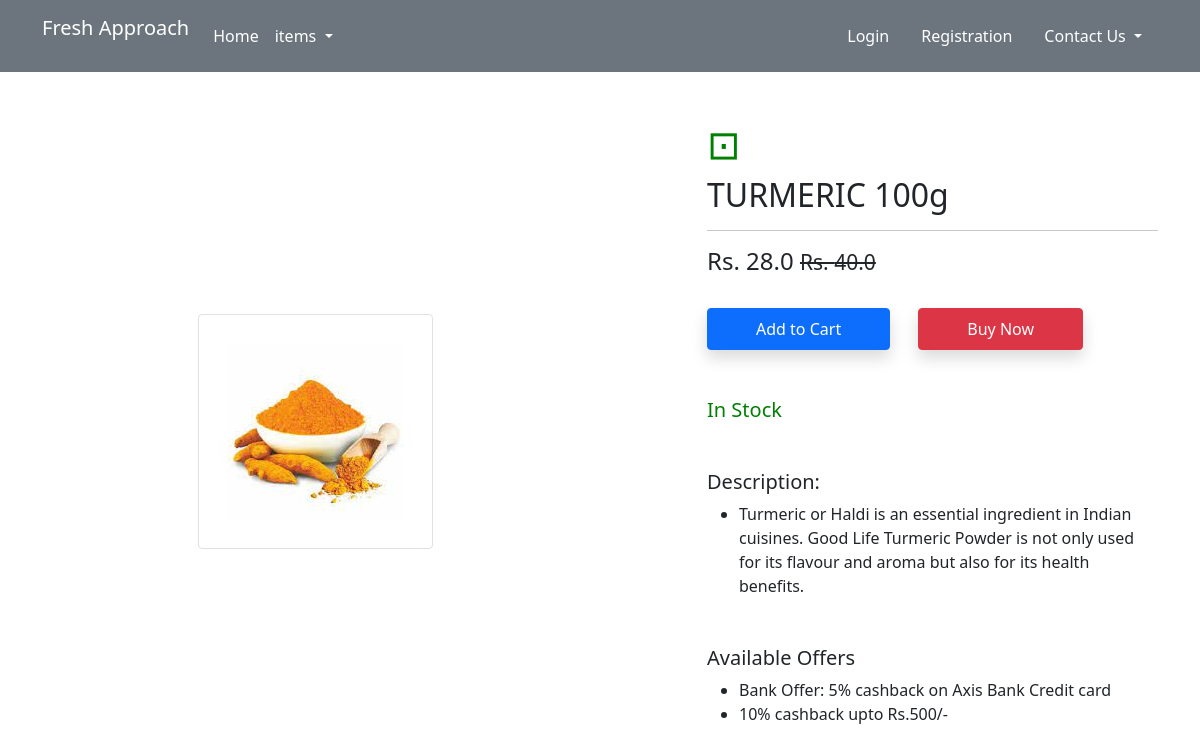
The app's page /product-detail/6, older data.
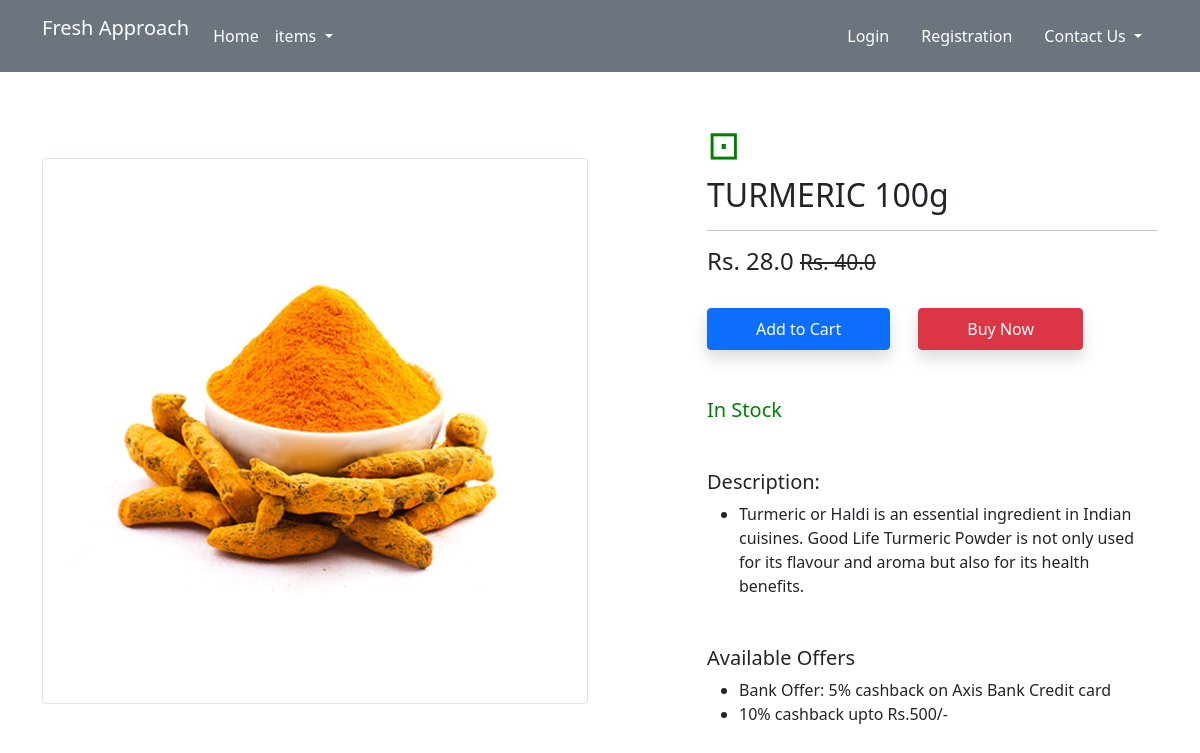
The same page, newer data.
### app/models.py (models this page shows, shortened)
class Product(models.Model):
    title = models.CharField(max_length=100)
    selling_price = models.FloatField()
    discounted_price = models.FloatField()
    description = models.TextField()
    brand = models.CharField(max_length=100)
    category = models.CharField(choices=CATEGORY_CHOICES, max_length=2)
    product_image = models.ImageField(upload_to='productimg')

### app/views.py (the view)
# urls.py: path('product-detail/<int:pk>', views.ProductDetailView.as_view(), name='product-detail'),
class ProductDetailView(View):
    def get(self, request, pk):
        totalitem = 0
        product = Product.objects.get(pk=pk)
        item_already_in_cart = False
        if request.user.is_authenticated:
            totalitem = len(Cart.objects.filter(user=request.user))
            item_already_in_cart = Cart.objects.filter(Q(product=product.id) & Q(user=request.user)).exists()
        return render(request, "app/productdetail.html",
                      {'product': product, 'item_already_in_cart': item_already_in_cart, 'totalitem': totalitem})

### app/templates/app/productdetail.html (shortened to what this page needs)
{% extends 'app/base.html' %}
{% load static %}
{% block main-content %}
<div class="container my-5">
 <div class="row">
  <div class="col-sm-6 text-center align-self-center">
   <img src="{{product.product_image.url}}" alt="" class="img-fluid img-thumbnail">
  </div>
  <div class="col-sm-5 offset-sm-1">
   <h1><span class="widertext" style="color:green">&#8865;</span></h1>
   <h2>{{product.title}}</h2>
   <hr>
   <h4>Rs. {{product.discounted_price}} <small class="fw-light text-decoration-line-through">Rs. {{product.selling_price}}</small></h4> <br>
   {% if not request.user.is_authenticated%}
   <form action="/add-to-cart" class="d-inline">
    <button type="submit" class="btn btn-primary shadow px-5 py-2">Add to Cart</button>
   </form>
   {% endif %}
   <a href="{% url 'checkout' %}" class="btn btn-danger shadow px-5 py-2 ms-4">Buy Now</a><br>
   <h5 class="mt-5" style="color:Green;">In Stock</h5>
  <h5 class="mt-5" >Description:</h5>
   <ul>
    <li>{{product.description}}</li>
   </ul>
   <h5 class="mt-5">Available Offers</h5>
   <ul>
    <li>Bank Offer: 5% cashback on Axis Bank Credit card</li>
    <li>10% cashback upto Rs.500/-</li>
   </ul>
  </div>
 </div>
</div>
{% endblock main-content %}

Row changes from the older to the newer data that the page shows:
changed Product "TURMERIC 100g": product_image: a different picture
